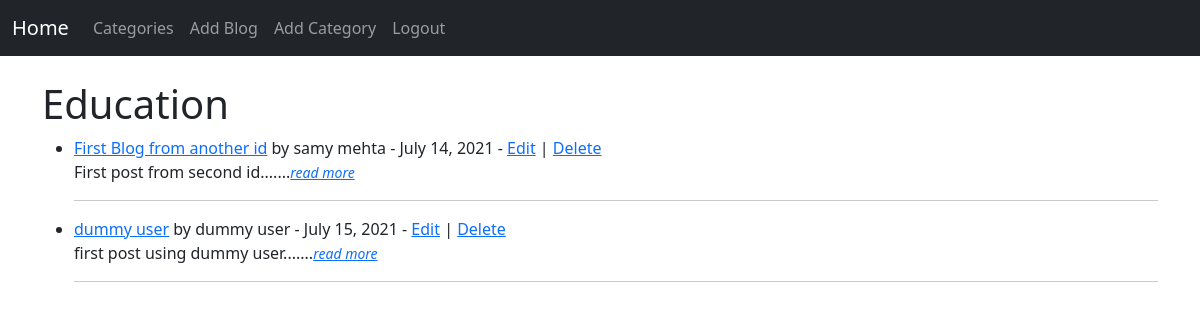
The app's page /category/Education/ (signed in) with its own data.
### WebBlogApp/models.py (models this page shows, shortened)
class Post(models.Model):
    title = models.CharField(max_length=255)
    title_tag = models.CharField(max_length=255)
    author = models.ForeignKey(User, on_delete=models.CASCADE)
    body = RichTextField(blank=True, null=True)
    date = models.DateField(auto_now_add=True)
    category = models.CharField(max_length=255, default = 'miscellaneous')
    likes = models.ManyToManyField(User, related_name="blog")

### WebBlogApp/views.py (the view)
# urls.py: path('category/<str:cat>/', CategoryView, name = "category"),
def CategoryView(request, cat):
    category_blog = Post.objects.filter(category=cat)
    return render(request, 'category.html', {'cat': cat, 'category_blog': category_blog})

### WebBlogApp/templates/category.html
{% extends 'base.html' %}
{% block content %}
{% if category_blog %}
<h1>{{cat}}</h1>
<ul>
{% for post in category_blog %}
<li> <a href = "{% url 'blog_detail' post.pk %}">{{post.title}}</a> by {{post.author.first_name}} {{post.author.last_name}} - {{ post.date}}
    {% if user.is_authenticated %}
   - <a href = "{% url 'edit_blog' post.pk %}">Edit</a> |
   <a href = "{% url 'delete_blog' post.pk %}">Delete</a>
   {% endif %}
  <br/>{{post.body | slice:":200"| safe}}......<a href = "{% url 'blog_detail' post.pk %}"><small><i>read more</i></small></a>
<hr>
</li>
{% endfor %}
</ul>
{% else %}
<h2>This Page Does Not Exist!</h2>
{% endif %}
{% endblock %}

### records on screen
Post: title "First Blog from another id", author.first_name "samy", author.last_name "mehta", date "July 14, 2021", body "First post from second id."
Post: title "dummy user", author.first_name "dummy", author.last_name "user", date "July 15, 2021", body "first post using dummy user."

### other values on screen
{{ cat }} "Education"
